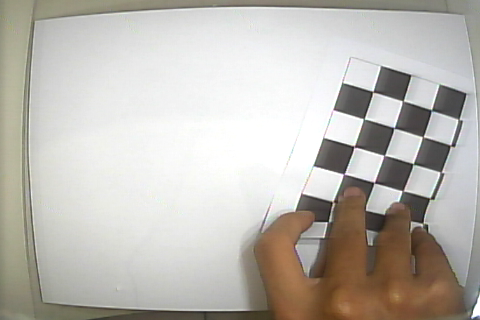
#> input picture raspy-v1118/cadangan/calib_images/frame_004.png, 480 x 320 px, given in place of the camera
$ python camera_calibration_checkerboard.py --capture   (older library calls are emulated)
#> lines starting #> are read from the running program, lines starting #| are printed output that depends on the picture
"""
Camera Calibration using Checkerboard Pattern
----------------------------------------------
Usage:
    1. Capture mode:  python camera_calibration.py --capture
    2. Calibrate:     python camera_calibration.py --calibrate
    3. Undistort live: python camera_calibration.py --undistort

Requirements:
    pip install opencv-python numpy matplotlib
"""

import cv2
import numpy as np
import os
import glob
import argparse
import json

# os.environ["QT_QPA_PLATFORM"] = "xcb"

# ── Configuration ────────────────────────────────────────────────────────────
SCRIPT_DIR   = os.path.dirname(os.path.abspath(__file__))

CHECKERBOARD = (3, 4)          # Inner corners (columns, rows)
SQUARE_SIZE  = 2.0            # Real-world size of one square in mm (or any unit)
IMAGES_DIR   = os.path.join(SCRIPT_DIR, "calib_images")  # Where captured frames are saved
OUTPUT_FILE  = os.path.join(SCRIPT_DIR, "calibration1.json")
CONTRAST     = 1.0            # Contrast multiplier (1.0 = no change)
BRIGHTNESS   = 0              # Brightness offset (0 = no change)

# ─────────────────────────────────────────────────────────────────────────────


def capture_images(n_images: int = 20, camera_index: int = 0) -> None:
    """Interactively capture calibration frames from the live camera."""
#> called with n_images = 20, camera_index = 0
    os.makedirs(IMAGES_DIR, exist_ok=True)

    cap = cv2.VideoCapture(camera_index)
    if not cap.isOpened():
        raise RuntimeError(f"Cannot open camera index {camera_index}")

    print(f"\n[CAPTURE]  Press SPACE to save a frame ({n_images} needed), Q to quit.\n")
    count = 0

    while count < n_images:
        ret, frame = cap.read()
#> frame is the input picture: shape (320, 480, 3); mean B, G, R 178.7, 185.4, 189.4
        if not ret:
            print("Warning: failed to grab frame, retrying…")
            continue

        if CONTRAST != 1.0 or BRIGHTNESS != 0:
            frame = cv2.convertScaleAbs(frame, alpha=CONTRAST, beta=BRIGHTNESS)

        gray = cv2.cvtColor(frame, cv2.COLOR_BGR2GRAY)
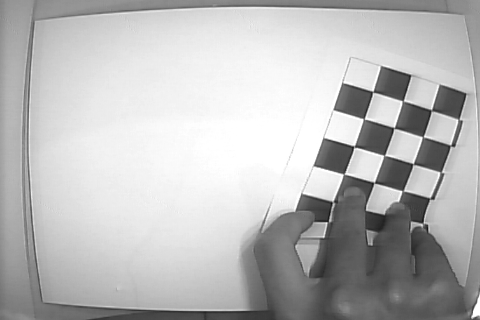
#> gray: shape (320, 480); min 14, max 255, mean 185.8

        # Fast path: detect on a half-resolution copy to cut search cost by ~4×.
        # CALIB_CB_FAST_CHECK pre-screens the frame cheaply and returns immediately
        # when no board-like structure is found, eliminating most of the lag.
        small = cv2.resize(gray, None, fx=0.5, fy=0.5)
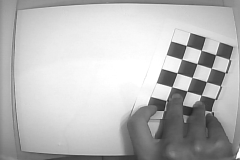
#> small: shape (160, 240); min 36, max 255, mean 186
        found, corners = cv2.findChessboardCorners(
            small, CHECKERBOARD,
            cv2.CALIB_CB_ADAPTIVE_THRESH | cv2.CALIB_CB_FAST_CHECK
        )
#> found = True; corners = [[201.2, 95.38], [186.7, 90.63], [171.4, 86.75], [206.2, 81.5], [191.7, 77.57], [176.7, 72.56], [211, 68.47], [196.8, 63.31], [181.4, 59.44], [215.3, 54.56], [201, 50.58], [186.2, 45.38]]
        if found:
            # Scale corners back to full resolution and refine there
            corners = corners * 2.0
#> corners = [[402.3, 190.8], [373.4, 181.3], [342.7, 173.5], [412.3, 163], [383.3, 155.1], [353.4, 145.1], [422, 136.9], [393.6, 126.6], [362.7, 118.9], [430.7, 109.1], [402, 101.2], [372.4, 90.77]]
            criteria = (cv2.TERM_CRITERIA_EPS + cv2.TERM_CRITERIA_MAX_ITER, 30, 0.1)
            corners = cv2.cornerSubPix(gray, corners, (11, 11), (-1, -1), criteria)
#> corners = [[402.7, 191.3], [374.2, 182.6], [343.8, 174.1], [413.2, 164], [384.2, 155.4], [354.3, 146.5], [422.8, 136.8], [394.2, 127.9], [363.7, 118.8], [431.5, 110.3], [402.7, 100.9], [372.9, 91.7]]

        display = frame.copy()
        if found:
            cv2.drawChessboardCorners(display, CHECKERBOARD, corners, found)
            cv2.putText(display, "Checkerboard FOUND – press SPACE to capture",
                        (10, 30), cv2.FONT_HERSHEY_SIMPLEX, 0.7, (0, 255, 0), 2)
        else:
            cv2.putText(display, "No checkerboard detected",
                        (10, 30), cv2.FONT_HERSHEY_SIMPLEX, 0.7, (0, 0, 255), 2)

        cv2.putText(display, f"Saved: {count}/{n_images}",
                    (10, 60), cv2.FONT_HERSHEY_SIMPLEX, 0.7, (255, 255, 0), 2)
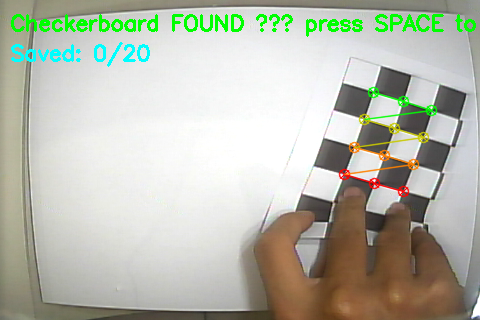
#> display: shape (320, 480, 3); mean B, G, R 173.7, 186.9, 184.1
        cv2.imshow("Camera Calibration – Capture", display)

        key = cv2.waitKey(1) & 0xFF
#> (key q is pressed here)
        if key == ord('q'):
            print("Capture aborted by user.")
            break
        if key == ord(' ') and found:
            path = os.path.join(IMAGES_DIR, f"frame_{count:03d}.png")
            cv2.imwrite(path, frame)
            print(f"  Saved {path}")
            count += 1

    cap.release()
    cv2.destroyAllWindows()
    print(f"\nCapture complete: {count} images saved to '{IMAGES_DIR}/'")


# [293 lines left out: functions plot_coverage_map, calibrate, undistort_live, not called in this run]


# ── CLI ───────────────────────────────────────────────────────────────────────

def main():
    parser = argparse.ArgumentParser(
        description="Camera calibration with a checkerboard pattern.")
    group = parser.add_mutually_exclusive_group(required=True)
    group.add_argument("--capture",   action="store_true",
                       help="Capture calibration images from the camera.")
    group.add_argument("--calibrate", action="store_true",
                       help="Run calibration on captured images.")
    group.add_argument("--undistort", action="store_true",
                       help="Show live undistorted preview using saved calibration.")
    parser.add_argument("--n-images", type=int, default=20,
                        help="Number of images to capture (default: 20).")
    parser.add_argument("--no-vis",   action="store_true",
                        help="Skip visualisation during calibration.")
    parser.add_argument("--camera", type=int, default=0,
                        help="Camera index to use (default: 0).")
    args = parser.parse_args()

    if args.capture:
        capture_images(n_images=args.n_images, camera_index=args.camera)
    elif args.calibrate:
        calibrate(visualise=not args.no_vis)
    elif args.undistort:
        undistort_live(camera_index=args.camera)


if __name__ == "__main__":
    main()

$ run again, on raspy-v1118/cadangan/calib_images/frame_005.png
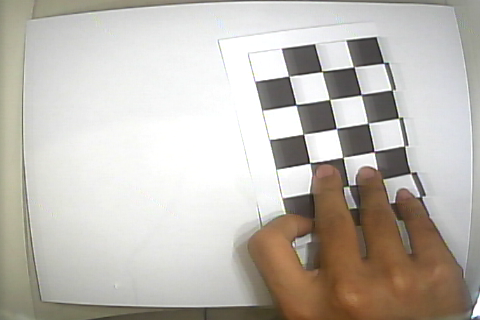
#> input picture raspy-v1118/cadangan/calib_images/frame_005.png, 480 x 320 px, given in place of the camera
#> in capture_images, frame is the input picture: shape (320, 480, 3); mean B, G, R 178.3, 186, 191.3
#> in capture_images, `small = cv2.resize(gray, None, fx=0.5, fy=0.5)`:
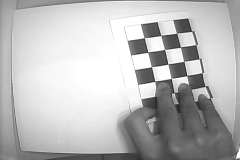
#> small: shape (160, 240); min 36, max 255, mean 186.8
#> in capture_images, `found, corners = cv2.findChessboardCorners( small, CHECKERBOARD, cv2.C..`: found = True; corners = [[186.5, 75.8], [170.7, 78.34], [154.6, 81.37], [183.4, 61.31], [167.8, 64.23], [151.1, 66.47], [180.3, 47.38], [164.2, 49.33], [147.5, 52.42], [176.2, 32.91], [160.5, 35.72], [143.9, 37.52]]
#> in capture_images, `corners = corners * 2.0`: corners = [[372.9, 151.6], [341.4, 156.7], [309.1, 162.7], [366.9, 122.6], [335.5, 128.5], [302.3, 132.9], [360.6, 94.75], [328.4, 98.66], [295, 104.8], [352.5, 65.83], [320.9, 71.45], [287.7, 75.04]]
#> in capture_images, `corners = cv2.cornerSubPix(gray, corners, (11, 11), (-1, -1), criteria)`: corners = [[374.2, 151.5], [342.7, 157.4], [310.1, 162.9], [367.9, 123.2], [336.4, 128.5], [303.3, 134.1], [361.3, 94.61], [329.5, 99.44], [296.2, 104.7], [353.6, 66.79], [322.1, 71.38], [288.6, 75.99]]
#> in capture_images, `cv2.putText(display, f"Saved: {count}/{n_images}", (10, 60), cv2.FONT_..`:
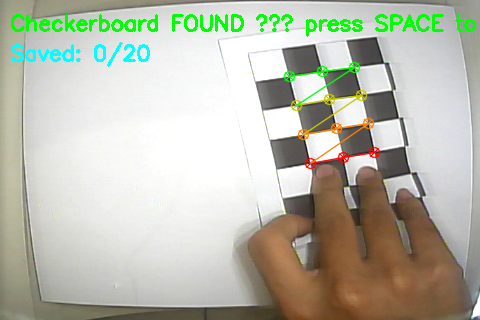
#> display: shape (320, 480, 3); mean B, G, R 173, 187.1, 185.8

$ run again, on raspy-v1118/cadangan/calib_images/frame_006.png
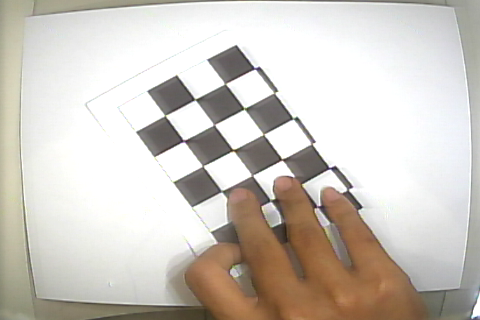
#> input picture raspy-v1118/cadangan/calib_images/frame_006.png, 480 x 320 px, given in place of the camera
#> in capture_images, frame is the input picture: shape (320, 480, 3); mean B, G, R 192.6, 200.2, 206.3
#> in capture_images, `small = cv2.resize(gray, None, fx=0.5, fy=0.5)`:
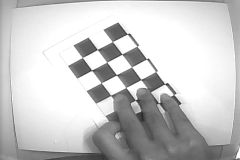
#> small: shape (160, 240); min 40, max 255, mean 201.3
#> in capture_images, `found, corners = cv2.findChessboardCorners( small, CHECKERBOARD, cv2.C..`: found = True; corners = [[141, 79.46], [125.4, 87.39], [110.5, 95.35], [131.5, 66.93], [116.3, 75.32], [100.9, 82.63], [121.8, 54.44], [106.8, 62.09], [91.56, 70.54], [111.9, 41.52], [97.17, 49.69], [82.21, 57.56]]
#> in capture_images, `corners = corners * 2.0`: corners = [[281.9, 158.9], [250.8, 174.8], [221.1, 190.7], [262.9, 133.9], [232.6, 150.6], [201.9, 165.3], [243.5, 108.9], [213.5, 124.2], [183.1, 141.1], [223.8, 83.05], [194.3, 99.38], [164.4, 115.1]]
#> in capture_images, `corners = cv2.cornerSubPix(gray, corners, (11, 11), (-1, -1), criteria)`: corners = [[282.2, 159.4], [252.2, 175.4], [222.2, 191.2], [263.5, 134.4], [233.2, 150.2], [202.7, 166.1], [244.3, 108.6], [214.1, 124.7], [183.7, 140.7], [225.1, 83.67], [195, 99.4], [164.9, 115.5]]
#> in capture_images, `cv2.putText(display, f"Saved: {count}/{n_images}", (10, 60), cv2.FONT_..`:
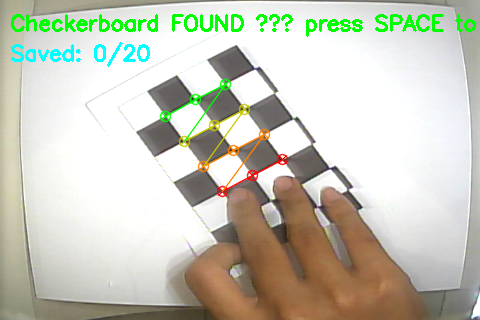
#> display: shape (320, 480, 3); mean B, G, R 186.7, 200.8, 200.1

$ run again, on raspy-v1118/cadangan/calib_images/frame_007.png
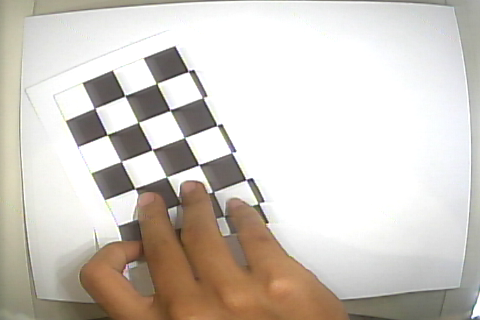
#> input picture raspy-v1118/cadangan/calib_images/frame_007.png, 480 x 320 px, given in place of the camera
#> in capture_images, frame is the input picture: shape (320, 480, 3); mean B, G, R 193.5, 201.4, 208.1
#> in capture_images, `small = cv2.resize(gray, None, fx=0.5, fy=0.5)`:
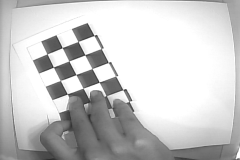
#> small: shape (160, 240); min 43, max 255, mean 202.6
#> in capture_images, `found, corners = cv2.findChessboardCorners( small, CHECKERBOARD, cv2.C..`: found = True; corners = [[98.94, 82.54], [82.5, 88.23], [67.26, 93.87], [91.7, 68.45], [75.64, 74.86], [60.02, 80.38], [84.6, 55.45], [68.32, 60.61], [53.22, 67.64], [77.47, 41.31], [62.11, 47.82], [46.49, 53.61]]
#> in capture_images, `corners = corners * 2.0`: corners = [[197.9, 165.1], [165, 176.5], [134.5, 187.7], [183.4, 136.9], [151.3, 149.7], [120, 160.8], [169.2, 110.9], [136.6, 121.2], [106.4, 135.3], [154.9, 82.62], [124.2, 95.64], [92.99, 107.2]]
#> in capture_images, `corners = cv2.cornerSubPix(gray, corners, (11, 11), (-1, -1), criteria)`: corners = [[198.9, 164.6], [166.5, 176.8], [135.5, 188.4], [184.4, 137.6], [152.3, 149.5], [121, 161.4], [170.1, 110], [138.2, 122.4], [107.3, 134.6], [156.4, 83.45], [124.9, 95.64], [94.47, 108.3]]
#> in capture_images, `cv2.putText(display, f"Saved: {count}/{n_images}", (10, 60), cv2.FONT_..`:
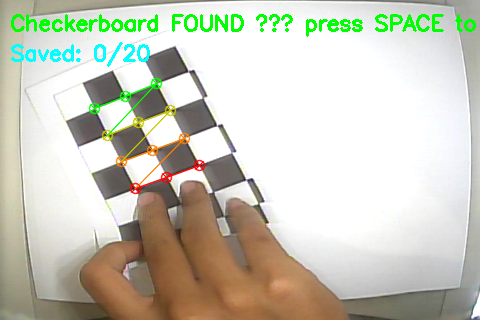
#> display: shape (320, 480, 3); mean B, G, R 187.6, 201.9, 201.9
